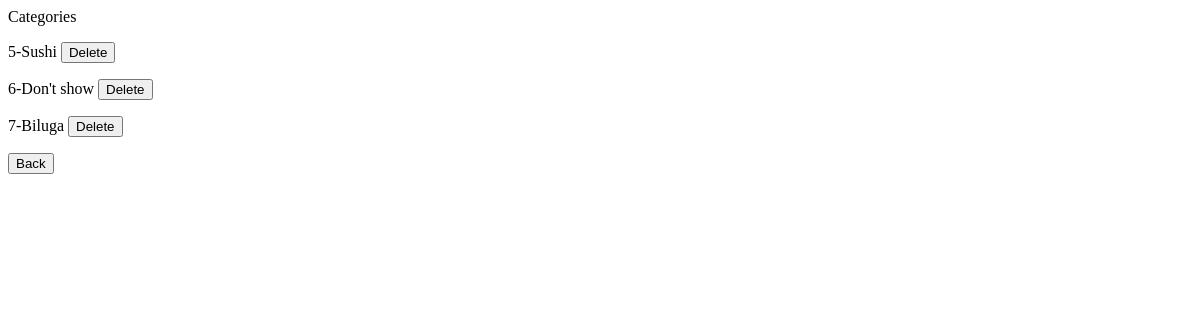
The page /menu/manage_category on the database as committed earlier.
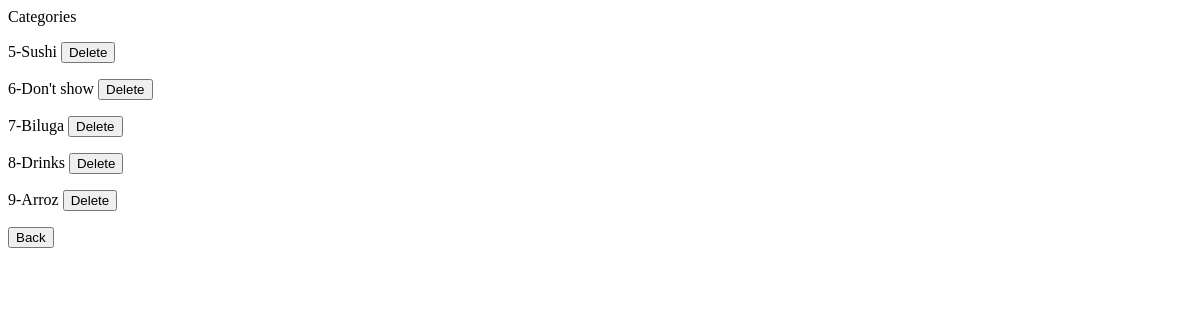
The same page on the database as committed later.
### Bot/models.py (models this page shows, shortened)
class Categories(models.Model):
    name = models.CharField(max_length=80)
    class Meta: verbose_name_plural = 'Categories'

### Bot/views.py (the view)
# urls.py: path('menu/manage_category', category_manage, name='category_manage'),
def category_manage(request):
    categories = Categories.objects.all()
    return render(request, 'Menu/category_manage.html', {'categories' : categories})

### Bot/templates/Menu/category_manage.html (shortened to what this page needs)
{% block content %}
    {% for category in categories %}
        <p>{{ category.id }}-{{ category.name }} <a href="{% url 'category_delete' category.id %}"><button type="button">Delete</button></a></p>
    {% endfor %}
    <a href="{% url 'menu' %}"><button type="button" name="Cancel">Back</button></a>
{% endblock %}

Rows that differ between the two databases and show on the page:
added Categories: id "8", name "Drinks"
added Categories: id "9", name "Arroz"
